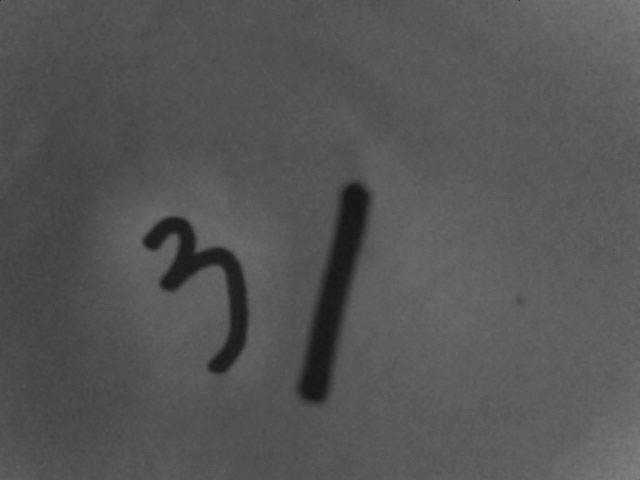
#> input picture contours/handwriting1.jpg, 640 x 480 px
$ python exercise.py
#> lines starting #> are read from the running program, lines starting #| are printed output that depends on the picture; after the words box and inside, x2 and y2 are one past the last pixel; in counts of white or black regions, pixels touching at a corner belong together; long printed decimals are rounded
import cv2
import numpy as np

img = cv2.imread('handwriting1.jpg', 0)
#> img is the input picture: shape (480, 640); min 20, max 131, mean 85.5
_, thresh = cv2.threshold(img, 0, 255, cv2.THRESH_BINARY_INV + cv2.THRESH_OTSU)
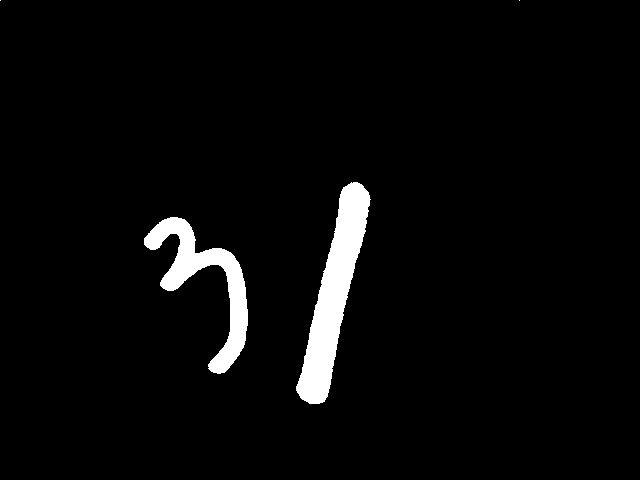
#> thresh: shape (480, 640); 3.6% white; 4 white regions (2 under 20 px)
contours, hierarchy = cv2.findContours(thresh, 3, 2)
#> contours = 4 contours, 2 with area under 20; largest, box (x1, y1, x2, y2) and area: (296, 182, 371, 404) 6290, (144, 217, 248, 374) 4386

# 创建出两幅彩色图用于绘制
img_color1 = cv2.cvtColor(img, cv2.COLOR_GRAY2BGR)
img_color2 = np.copy(img_color1)

# 计算数字1的轮廓特征
cnt = contours[1]
#> cnt = contour of 238 points, box (x1, y1, x2, y2) (296, 182, 371, 404), area 6290
cv2.drawContours(img_color1, [cnt], 0, (0, 0, 255), 2)

# 1.轮廓面积
area = cv2.contourArea(cnt)  # 6289.5
#> area = 6289.5
print(area)
#| 6289.5


# 2.轮廓周长
perimeter = cv2.arcLength(cnt, True)  # 527.4041
#> perimeter = 527.4
print(perimeter)
#| 527.404


# 3.图像矩
M = cv2.moments(cnt)
#> M = moments, m00 6289.5, centre m10/m00, m01/m00 = (333.5, 293.9)
print(M)
#> (printed output is left out)
print(M['m00'])  # 同前面的面积：6289.5
#| 6289.5
cx, cy = M['m10'] / M['m00'], M['m01'] / M['m00']  # 质心
#> cx = 333.5; cy = 293.9
print(cx, cy)
#| 333.544 293.932

# 4.图像外接矩形和最小外接矩形
x, y, w, h = cv2.boundingRect(cnt)  # 外接矩形
#> x = 296; y = 182; w = 75; h = 222
cv2.rectangle(img_color1, (x, y), (x + w, y + h), (0, 255, 0), 2)

rect = cv2.minAreaRect(cnt)  # 最小外接矩形
#> rect = ((334.1, 292.8), (226.1, 32.7), -77.12)
box = np.int0(cv2.boxPoints(rect))  # 矩形的四个角点并取整
#> box = [[324, 406], [292, 399], [343, 178], [375, 186]]
cv2.drawContours(img_color1, [box], 0, (255, 0, 0), 2)
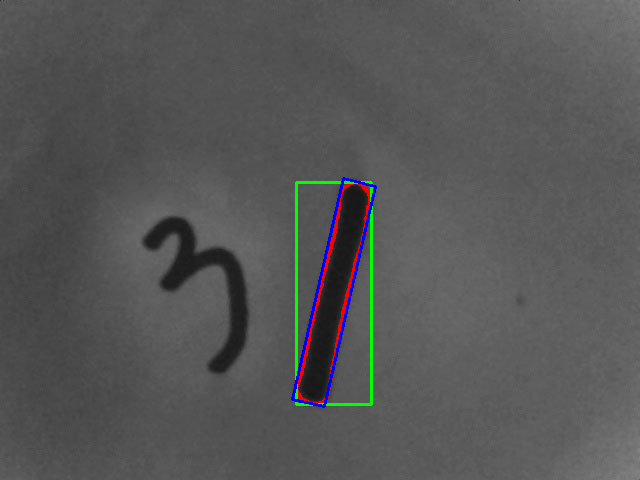
#> img_color1: shape (480, 640, 3); mean B, G, R 85.8, 85.9, 85.5

cv2.imshow('contours', img_color1)
cv2.waitKey(0)


# 5.最小外接圆
(x, y), radius = cv2.minEnclosingCircle(cnt)
#> x = 333; y = 292.5; radius = 113.1
(x, y, radius) = map(int, (x, y, radius))  # 这也是取整的一种方式噢
#> y = 292; radius = 113
cv2.circle(img_color2, (x, y), radius, (0, 0, 255), 2)


# 6.拟合椭圆
ellipse = cv2.fitEllipse(cnt)
#> ellipse = ((332.6, 298.5), (31.13, 337.8), 12.79)
cv2.ellipse(img_color2, ellipse, (0, 255, 0), 2)

cv2.imshow('contours2', img_color2)
cv2.waitKey(0)

#%%
img10 = cv2.imread('abc.jpg')
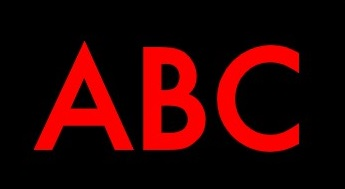
#> input picture contours/abc.jpg, 345 x 189 px
#> img10 is the input picture: shape (189, 345, 3); mean B, G, R 1.4, 1.2, 45.9
img0 = cv2.cvtColor(np.copy(img10), cv2.COLOR_RGB2GRAY)
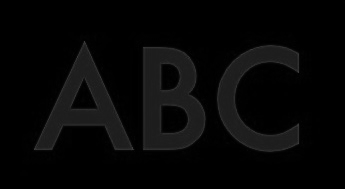
#> img0: shape (189, 345); min 0, max 61, mean 6.4
cv2.imshow('contours3', img0)
cv2.waitKey(0)
_, thresh0 = cv2.threshold(img0, 0, 255, cv2.THRESH_BINARY + cv2.THRESH_OTSU)
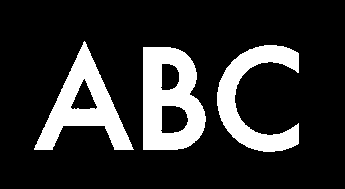
#> thresh0: shape (189, 345); 18.3% white; 3 white regions
cv2.imshow('contours34', thresh0)
cv2.waitKey(0)
contours0, hierarchy0 = cv2.findContours(thresh0, cv2.RETR_LIST, cv2.CHAIN_APPROX_SIMPLE)
#> contours0 = 6 contours; box (x1, y1, x2, y2) and area: (143, 47, 206, 150) 5344, (34, 41, 134, 150) 4115, (217, 45, 299, 152) 3331, (160, 105, 189, 134) 652, (70, 78, 98, 110) 454, (160, 63, 180, 91) 423
print(contours0)
#> (printed output is left out)
#
b, c, a = contours0[0], contours0[3], contours0[4]
#> b = contour of 33 points, box (x1, y1, x2, y2) (160, 105, 189, 134), area 652; c = contour of 77 points, box (x1, y1, x2, y2) (143, 47, 206, 150), area 5344; a = contour of 200 points, box (x1, y1, x2, y2) (217, 45, 299, 152), area 3331
cts = cv2.drawContours(img10, contours0, -1, (0, 255, 0),2)
cv2.imshow('contours35', img10)
cv2.waitKey(0)
#
img_a = cv2.imread('template_a.jpg', 0)
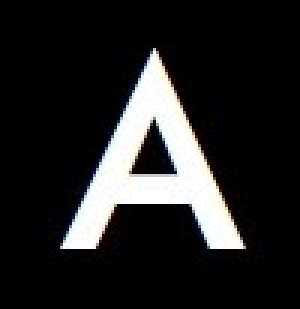
#> input picture contours/template_a.jpg, 100 x 103 px (shown 3 times larger)
#> img_a: shape (103, 100); min 0, max 255, mean 36.3
_, th = cv2.threshold(img_a, 0, 255, cv2.THRESH_BINARY + cv2.THRESH_OTSU)
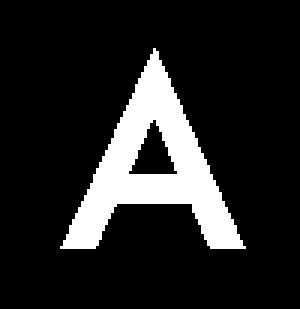
#> th: shape (103, 100) (shown 3 times larger); 14.3% white; 1 white region
contours, hierarchy = cv2.findContours(th, cv2.RETR_LIST, cv2.CHAIN_APPROX_SIMPLE)
#> contours = 2 contours; box (x1, y1, x2, y2) and area: (20, 16, 82, 83) 1518, (42, 39, 60, 59) 176
#
template_a = contours[0]
#> template_a = contour of 33 points, box (x1, y1, x2, y2) (42, 39, 60, 59), area 176

print(cv2.matchShapes(a, template_a, 1, 0.0))  # 0.02557
print(cv2.matchShapes(b, template_a, 1, 0.0))  # 0.80585
print(cv2.matchShapes(c, template_a, 1, 0.0))  # 3.26050
